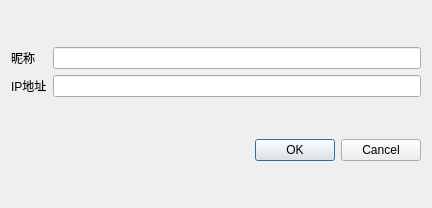
<?xml version="1.0" encoding="UTF-8"?>
<ui version="4.0">
 <class>Edit</class>
 <widget class="QDialog" name="Edit">
  <property name="geometry">
   <rect>
    <x>0</x>
    <y>0</y>
    <width>432</width>
    <height>208</height>
   </rect>
  </property>
  <property name="windowTitle">
   <string>Edit</string>
  </property>
  <property name="autoFillBackground">
   <bool>false</bool>
  </property>
  <property name="styleSheet">
   <string notr="true">border-image: url(:/res/personEdit.png);</string>
  </property>
  <layout class="QVBoxLayout" name="verticalLayout">
   <item>
    <layout class="QGridLayout" name="gridLayout">
     <item row="2" column="1">
      <widget class="QLabel" name="label">
       <property name="styleSheet">
        <string notr="true">border-image:none;</string>
       </property>
       <property name="text">
        <string>IP地址</string>
       </property>
      </widget>
     </item>
     <item row="0" column="1">
      <widget class="QLabel" name="label_name">
       <property name="styleSheet">
        <string notr="true">border-image:none;</string>
       </property>
       <property name="text">
        <string>昵称</string>
       </property>
      </widget>
     </item>
     <item row="2" column="2">
      <widget class="QLineEdit" name="IP">
       <property name="sizePolicy">
        <sizepolicy hsizetype="Expanding" vsizetype="Fixed">
         <horstretch>0</horstretch>
         <verstretch>0</verstretch>
        </sizepolicy>
       </property>
       <property name="mouseTracking">
        <bool>true</bool>
       </property>
       <property name="styleSheet">
        <string notr="true">border-image:none;</string>
       </property>
       <property name="frame">
        <bool>true</bool>
       </property>
      </widget>
     </item>
     <item row="0" column="2">
      <widget class="QLineEdit" name="remark">
       <property name="styleSheet">
        <string notr="true">border-image:none;</string>
       </property>
      </widget>
     </item>
    </layout>
   </item>
   <item>
    <widget class="QDialogButtonBox" name="buttonBox">
     <property name="styleSheet">
      <string notr="true">border-image:none;</string>
     </property>
     <property name="orientation">
      <enum>Qt::Horizontal</enum>
     </property>
     <property name="standardButtons">
      <set>QDialogButtonBox::Cancel|QDialogButtonBox::Ok</set>
     </property>
    </widget>
   </item>
  </layout>
 </widget>
 <resources/>
 <connections/>
</ui>
